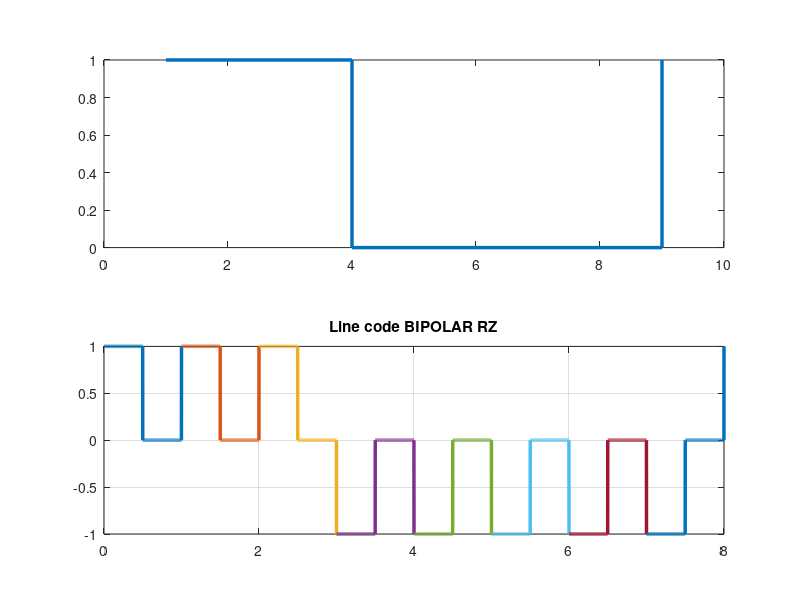

The MATLAB source for this figure:
clf;
n=1;
h = round(rand(1,8));
l = length(h);
h(l+1)=1;
while n<=length(h)-1
    t=n-1:0.001:n;
    subplot(2,1,1);
    p = stairs(h);
    set(p,'LineWidth',2.5);
if h(n) == 0
    if h(n+1)==0  
        y=-(t<n-0.5)-(t==n);
    else
        y=-(t<n-0.5)+(t==n);
    end
    subplot(2,1,2);
    d=plot(t,y);grid on;
    title('Line code BIPOLAR RZ');
    set(d,'LineWidth',2.5);
    hold on;
else
    if h(n+1)==0
        y=(t<n-0.5)-1*(t==n);
    else
        y=(t<n-0.5)+1*(t==n);
    end
    subplot(2,1,2);
    d=plot(t,y);grid on;
     title('Line code BIPOLAR RZ');
    set(d,'LineWidth',2.5);
    hold on;
end
n=n+1;
end